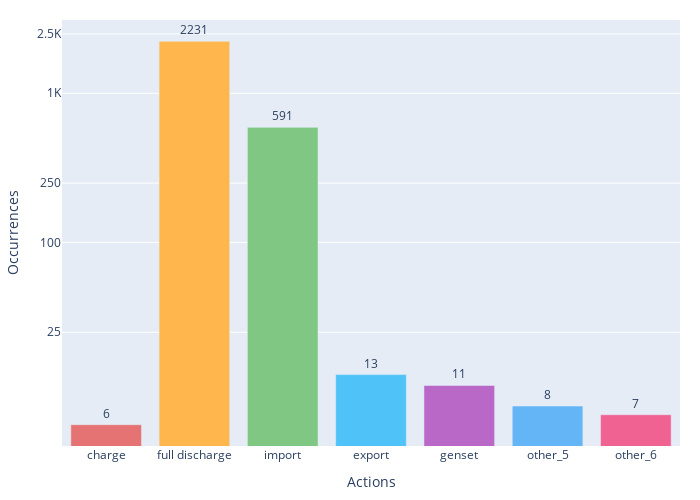

The notebook cell saved with this chart:
### Code cell
actions = {'charge': 6, 'full discharge': 2231, 'import': 591, 'export': 13, 'genset': 11, 'other_5': 8, 'other_6': 7}
colors = ['#E57373', '#FFB74D', '#81C784', '#4FC3F7', '#BA68C8', '#64B5F6', '#F06292']

# graph bar
fig = go.Figure()

fig.add_trace(go.Bar(
    x=list(actions.keys()),
    y=list(actions.values()),
    marker=dict(color=colors),
    text=[str(v) for v in actions.values()],
    textposition='outside'
))

fig.update_layout(
    height=500,
    width=700,
    xaxis_title="Actions",
    yaxis_title="Occurrences",
    yaxis=dict(
        type='log',
        tickvals=[25, 100, 250, 1000, 2500],
        ticktext=["25", "100", "250", "1K", "2.5K"],
    ),
    margin=dict(l=20, r=20, t=20, b=20),
)

write_image(fig, "best_agent_actions.pdf")
# write_image(fig, "best_agent_actions.png")

### Figure 1 — Plotly figure (JSON) as saved in the notebook; plotly's stock layout.template omitted (floating-point values rounded to 4 significant figures)
{"data": [{"marker": {"color": ["#E57373", "#FFB74D", "#81C784", "#4FC3F7", "#BA68C8", "#64B5F6", "#F06292"]}, "text": ["6", "2231", "591", "13", "11", "8", "7"], "textposition": "outside", "type": "bar", "x": ["charge", "full discharge", "import", "export", "genset", "other_5", "other_6"], "y": [6, 2231, 591, 13, 11, 8, 7]}], "layout": {"height": 500, "margin": {"b": 20, "l": 20, "r": 20, "t": 20}, "width": 700, "xaxis": {"title": {"text": "Actions"}}, "yaxis": {"ticktext": ["25", "100", "250", "1K", "2.5K"], "tickvals": [25, 100, 250, 1000, 2500], "title": {"text": "Occurrences"}, "type": "log"}}}
